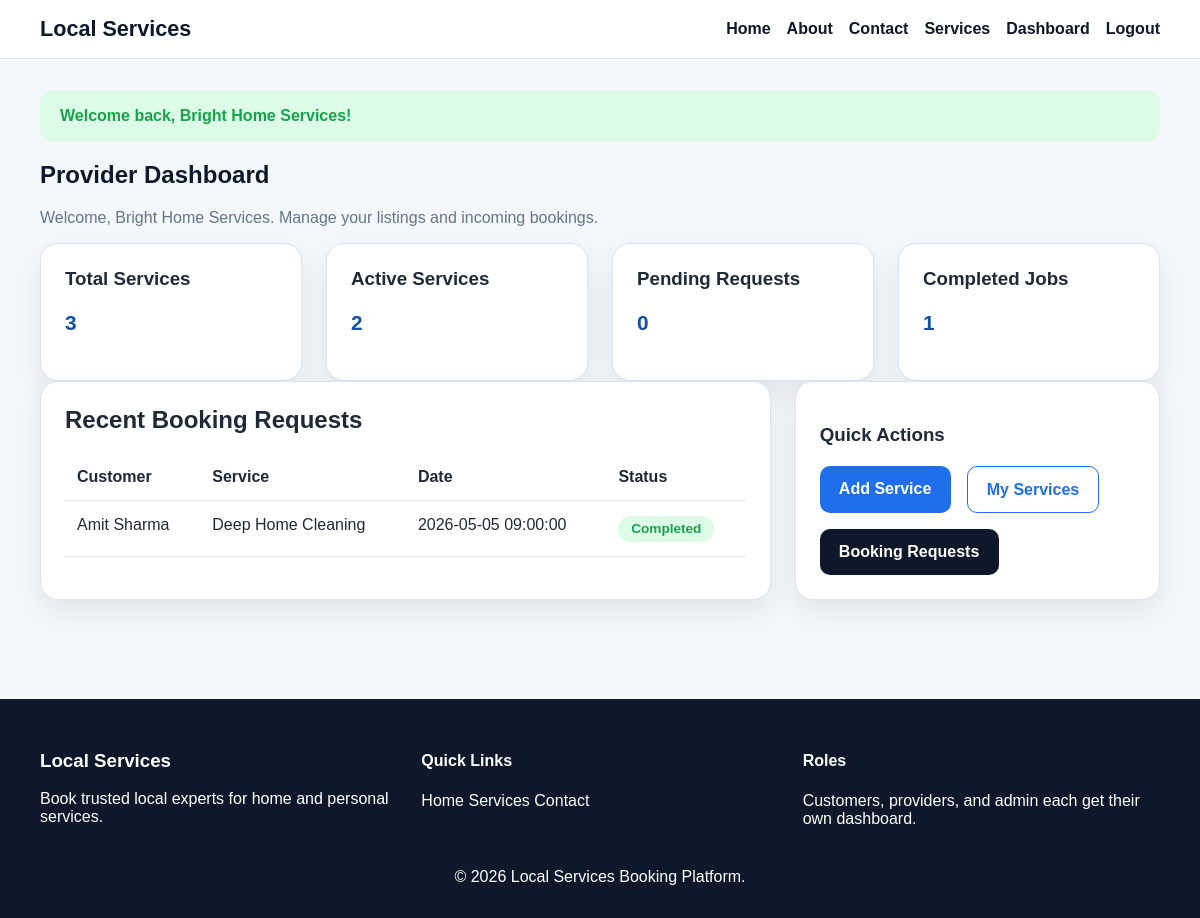
Screenshot of /provider/dashboard.php (signed in) with the database file from the repository.
### tables this page shows
CREATE TABLE bookings (
    id INT AUTO_INCREMENT PRIMARY KEY,
    customer_id INT NOT NULL,
    service_id INT NOT NULL,
    provider_id INT NOT NULL,
    booking_date DATE NOT NULL,
    booking_time TIME NOT NULL,
    address TEXT NOT NULL,
    message TEXT,
    status ENUM('pending', 'accepted', 'rejected', 'completed') DEFAULT 'pending',
    created_at TIMESTAMP DEFAULT CURRENT_TIMESTAMP,
    CONSTRAINT fk_bookings_customer FOREIGN KEY (customer_id) REFERENCES users(id) ON DELETE CASCADE,
    CONSTRAINT fk_bookings_service FOREIGN KEY (service_id) REFERENCES services(id) ON DELETE CASCADE,
    CONSTRAINT fk_bookings_provider FOREIGN KEY (provider_id) REFERENCES users(id) ON DELETE CASCADE
);

CREATE TABLE users (
    id INT AUTO_INCREMENT PRIMARY KEY,
    name VARCHAR(100) NOT NULL,
    email VARCHAR(120) NOT NULL UNIQUE,
    password VARCHAR(255) NOT NULL,
    phone VARCHAR(20) NOT NULL,
    address TEXT NOT NULL,
    role ENUM('customer', 'provider', 'admin') NOT NULL,
    created_at TIMESTAMP DEFAULT CURRENT_TIMESTAMP
);

CREATE TABLE services (
    id INT AUTO_INCREMENT PRIMARY KEY,
    provider_id INT NOT NULL,
    category_id INT NOT NULL,
    title VARCHAR(150) NOT NULL,
    description TEXT NOT NULL,
    price DECIMAL(10,2) NOT NULL,
    location VARCHAR(150) NOT NULL,
    status ENUM('active', 'inactive') DEFAULT 'active',
    created_at TIMESTAMP DEFAULT CURRENT_TIMESTAMP,
    CONSTRAINT fk_services_provider FOREIGN KEY (provider_id) REFERENCES users(id) ON DELETE CASCADE,
    CONSTRAINT fk_services_category FOREIGN KEY (category_id) REFERENCES categories(id) ON DELETE CASCADE
);

### includes/functions.php (called while the page is built, shortened)
<?php
function h(?string $value): string
{
    return htmlspecialchars((string) $value, ENT_QUOTES, 'UTF-8');
}
function current_user(): ?array
{
    return $_SESSION['user'] ?? null;
}
function fetch_all_assoc(mysqli_stmt $stmt): array
{
    $result = $stmt->get_result();
    return $result ? $result->fetch_all(MYSQLI_ASSOC) : [];
}
function fetch_one_assoc(mysqli_stmt $stmt): ?array
{
    $result = $stmt->get_result();
    return $result ? ($result->fetch_assoc() ?: null) : null;
}
function get_status_badge_class(string $status): string
{
    return match ($status) {
        'accepted', 'active', 'completed' => 'badge-success',
        'rejected', 'inactive' => 'badge-danger',
        default => 'badge-warning',
    };
}
?>

### provider/dashboard.php (the view, shortened to what this page needs)
<?php
require_once __DIR__ . '/../includes/functions.php';
$user = current_user();
$stmt = $mysqli->prepare("
    SELECT COUNT(*) AS total,
           SUM(CASE WHEN status = 'active' THEN 1 ELSE 0 END) AS active_services
    FROM services
    WHERE provider_id = ?
");
$stmt->bind_param('i', $user['id']);
$stmt->execute();
$serviceStats = fetch_one_assoc($stmt) ?? ['total' => 0, 'active_services' => 0];
$stmt = $mysqli->prepare("
    SELECT COUNT(*) AS total,
           SUM(CASE WHEN status = 'pending' THEN 1 ELSE 0 END) AS pending_count,
           SUM(CASE WHEN status = 'completed' THEN 1 ELSE 0 END) AS completed_count
    FROM bookings
    WHERE provider_id = ?
");
$stmt->bind_param('i', $user['id']);
$stmt->execute();
$bookingStats = fetch_one_assoc($stmt) ?? ['total' => 0, 'pending_count' => 0, 'completed_count' => 0];
$stmt = $mysqli->prepare("
    SELECT bookings.*, services.title, users.name AS customer_name
    FROM bookings
    INNER JOIN services ON bookings.service_id = services.id
    INNER JOIN users ON bookings.customer_id = users.id
    WHERE bookings.provider_id = ?
    ORDER BY bookings.created_at DESC
    LIMIT 5
");
$stmt->bind_param('i', $user['id']);
$stmt->execute();
$recentRequests = fetch_all_assoc($stmt);
require_once __DIR__ . '/../includes/header.php';
?>
<section class="section-heading">
    <h2>Provider Dashboard</h2>
    <p>Welcome, <?php echo h($user['name']); ?>. Manage your listings and incoming bookings.</p>
</section>
<section class="stats-grid">
    <div class="stat-card">
        <h3>Total Services</h3>
        <p class="price"><?php echo (int) $serviceStats['total']; ?></p>
    </div>
    <div class="stat-card">
        <h3>Active Services</h3>
        <p class="price"><?php echo (int) $serviceStats['active_services']; ?></p>
    </div>
    <div class="stat-card">
        <h3>Pending Requests</h3>
        <p class="price"><?php echo (int) $bookingStats['pending_count']; ?></p>
    </div>
    <div class="stat-card">
        <h3>Completed Jobs</h3>
        <p class="price"><?php echo (int) $bookingStats['completed_count']; ?></p>
    </div>
</section>
<section class="dashboard-grid">
    <div class="table-card">
        <h2>Recent Booking Requests</h2>
        <table>
            <thead>
                <tr>
                    <th>Customer</th>
                    <th>Service</th>
                    <th>Date</th>
                    <th>Status</th>
                </tr>
            </thead>
            <tbody>
                <?php foreach ($recentRequests as $request): ?>
                    <tr>
                        <td><?php echo h($request['customer_name']); ?></td>
                        <td><?php echo h($request['title']); ?></td>
                        <td><?php echo h($request['booking_date']); ?> <?php echo h($request['booking_time']); ?></td>
                        <td><span class="badge <?php echo get_status_badge_class($request['status']); ?>"><?php echo h($request['status']); ?></span></td>
                    </tr>
                <?php endforeach; ?>
            </tbody>
        </table>
    </div>
    <aside class="info-card">
        <h3>Quick Actions</h3>
        <div class="inline-actions">
            <a class="btn" href="/local-services-booking-platform/provider/add-service.php">Add Service</a>
            <a class="btn btn-outline" href="/local-services-booking-platform/provider/my-services.php">My Services</a>
            <a class="btn btn-secondary" href="/local-services-booking-platform/provider/booking-requests.php">Booking Requests</a>
        </div>
    </aside>
</section>
<?php require_once __DIR__ . '/../includes/footer.php'; ?>

### assets/css/style.css (style rules this page uses)
:root { --primary: #1f6feb; --primary-dark: #154fa3; --secondary: #0f172a; --accent: #f59e0b; --bg: #f4f7fb; --white: #ffffff; --text: #1f2937; --muted: #64748b; --border: #dbe3ef; --success: #16a34a; --danger: #dc2626; --warning: #d97706; --shadow: 0 12px 30px rgba(15, 23, 42, 0.08); }
* { box-sizing: border-box; }
body { margin: 0; font-family: Arial, sans-serif; background: var(--bg); color: var(--text); }
a { color: var(--primary); text-decoration: none; }
.hero h1, .section-heading h2 { margin-top: 0; color: var(--secondary); }
.hero p, .section-heading p, .muted { color: var(--muted); }
.hero-actions, .inline-actions { display: flex; flex-wrap: wrap; gap: 1rem; margin-top: 1.25rem; }
.btn, button, input[type="submit"] { background: var(--primary); color: var(--white); border: none; border-radius: 10px; padding: 0.85rem 1.2rem; cursor: pointer; font-weight: 700; }
.btn-secondary { background: var(--secondary); }
.btn-outline { background: transparent; color: var(--primary); border: 1px solid var(--primary); }
.grid, .stats-grid, .dashboard-grid, .card-grid { display: grid; gap: 1.5rem; }
.stats-grid { grid-template-columns: repeat(auto-fit, minmax(180px, 1fr)); }
.dashboard-grid { grid-template-columns: 2fr 1fr; }
.card, .stat-card, .form-card, .table-card, .info-card { background: var(--white); border-radius: 18px; padding: 1.5rem; box-shadow: var(--shadow); border: 1px solid var(--border); }
.stat-card h3, .card h3, .form-card h2, .table-card h2 { margin-top: 0; }
.price { font-size: 1.3rem; font-weight: 700; color: var(--primary-dark); }
.badge { display: inline-block; padding: 0.35rem 0.8rem; border-radius: 999px; font-size: 0.85rem; font-weight: 700; text-transform: capitalize; }
.badge-success { background: #dcfce7; color: var(--success); }
table { width: 100%; border-collapse: collapse; }
table th, table td { padding: 0.9rem 0.75rem; text-align: left; border-bottom: 1px solid var(--border); vertical-align: top; }

### rows the page displays
bookings: customer.name "Amit Sharma", service.title "Deep Home Cleaning", booking_date "2026-05-05", booking_time "09:00:00", status "Completed"

### other values shown
$flash['message'] "Welcome back, Bright Home Services!"
$user['name'] "Bright Home Services"
$serviceStats['total'] "3"
$serviceStats['active_services'] "2"
$bookingStats['pending_count'] "0"
$bookingStats['completed_count'] "1"
